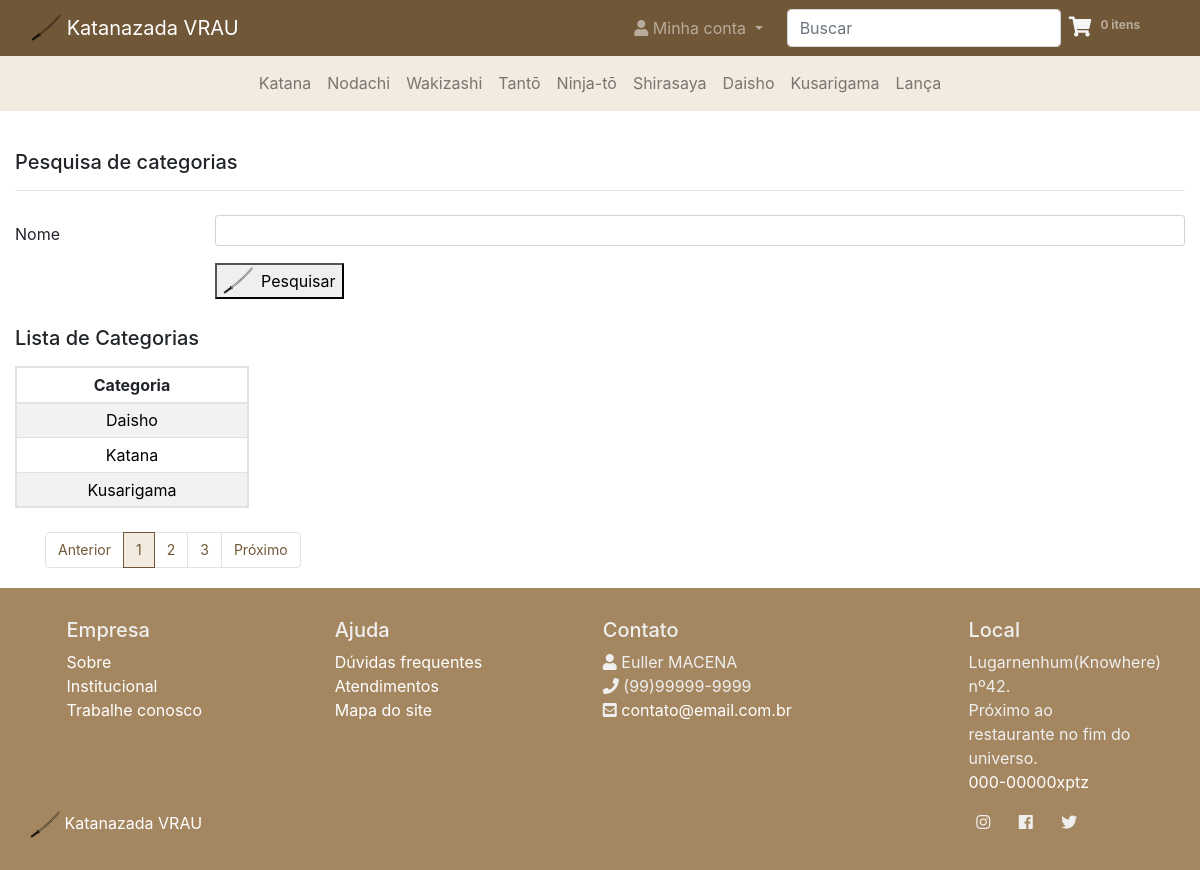
The page /categoryList/ on the database its author committed.
### category/models.py (models this page shows, shortened)
class Category(models.Model):
    name = models.CharField(max_length = 70, db_index = True, unique = True)
    slug = models.SlugField(max_length = 70)
    class Meta:
        db_table = 'category'
        ordering = ('name',)
    def __str__(self):
        return self.name

### category/views.py (the view)
# urls.py: path("categoryList/", views.categoryList, name="categoryList"),
def categoryList(request):
    form = FormSearchCategory(request.GET)
    if(form.is_valid()):
        name = form.cleaned_data['name']
        categoryList = Category.objects.filter(name__icontains=name).order_by('name')
        paginator = Paginator(categoryList, 3)
        page = request.GET.get('page')
        page_obj = paginator.get_page(page)
        print(categoryList)
        print(page_obj)
        return render(request, 'category/categorySearch.html', {'categorys': page_obj, 'form': form, 'name': name})
    else:
        raise ValueError("Ocorreu um erro inesperado ao tentar recuperar um produto.")

### category/forms.py
class FormSearchCategory(forms.Form):
    name = forms.CharField(
        widget = forms.TextInput(attrs={'class': 'form-control form-control-sm', 'maxlength': '70'}),
        required=False
    )

### cart/cart.py (called while the page is built)
    def getCartPrice(self):
        return sum(Decimal(item['totalPrice']) for item in self.cart.values())

    def getCartQty(self):
        return sum(item['qty'] for item in self.cart.values())

### cart/context_processors.py (called while the page is built)
def sumCart(request):
    cart = Cart(request)
    qty = cart.getCartQty()
    cartPrice = cart.getCartPrice()
    return { 'qty': qty, 'cartPrice': cartPrice}

### category/templates/category/categorySearch.html (shortened to what this page needs)
{% extends "base.html" %}
{% load static %}
{% block body %}
<div class="container-fluid">
    <div class="mb-4" style="padding-top: 100px;">
        <h5 class="mb-3">Pesquisa de categorias</h5>
        <hr class="mt-0">
    </div>
    <form action="" method="GET" class="mb-4">
        <div class="form-group row" style="margin-bottom: 10px;">
            <label for="id_name" class="col-lg-2 col-form-label font-weigth-bold">Nome</label>
            <div class="col-lg-10">
                {{form.name}}
            </div>
        </div>
        <div class="form-group row">
            <div class="col-lg-10 offset-lg-2">
                <button class="submit" class="btn brown-background text-white">
                    <div class="d-flex align-items-center">
                        <img width="30" height="30" src="{% static 'images/katana-logo.png' %}" class="mr-2">Pesquisar
                    </div>
                </button>
            </div>
        </div>
    </form>
    <div style="min-height: 212px">
        {% if categorys %}
        <h5 class="mb-3">Lista de Categorias</h5>
        <table style="width: 20%;" class="table table-striped table-sm table-bordered table-responsive mb-4">
            <thead>
                <tr>
                    <th class="text-center">Categoria</th>
                </tr>
            </thead>
            <tbody>
                {% for category in categorys%}
                <tr>
                    <td width="20%" class="text-center align-middle">
                        <a style="color: #000000 " href="{% url 'category:showCategory' category.id %}">
                            {{category.name}}
                        </a>
                    </td>
                </tr>
                {% endfor %}
            </tbody>
        </table>
        <div class="container" style="font-size: 14px; margin-bottom:20px">
            {% if categorys.has_other_pages %}
            <ul class="pagination">
                {% if categorys.has_previous %}
                <li class="page-item"><a class="page-link"
                        href="?page={{categorys.previous_page_number}}&name={{name}}">Anterior</a></li>
                {% else %}
                <li class="page-item disable"><a class="page-link" href="#" tabindex="-1">Anterior</a></li>
                {% endif %}
                {% for i in categorys.paginator.page_range %}
                {% if categorys.number == i %}
                <li class="page-item active"><a class="page-link" href="#">{{ i }}</a>
                </li>
                {% else %}
                <li class="page-item"><a class="page-link" href="?page={{ i }}&name={{name}}">{{ i }}</a>
                </li>
                {% endif %}
                {% endfor %}
                {% if categorys.has_next %}
                <li class='page-item'><a class='page-link'
                        href='?page={{ categorys.next_page_number }}&name={{name}}'>Próximo</a></li>
                {% else %}
                <li class='page-item disable'><a class='page-link' href='#' tabindex='-1'>Próximo</a></li>
                {% endif %}
            </ul>
            {% endif %}
        </div>
        {% endif %}
    </div>
</div>
{% endblock %}

### static/css/styles.css (style rules this page uses)
.pagination>li>a { background-color: white; color: #705737; }
.pagination>.active>a, .pagination>.active>a:focus, .pagination>.active>span, .pagination>.active>span:focus { color: #705737 !important; background-color: #f3eae0 !important; border: solid 1px #705737 !important; }
body, html { height: 100%; }
.barra { overflow: scroll; }

### rows shown on the page
Category: name "Daisho"
Category: name "Katana"
Category: name "Kusarigama"

### other values the page prints
{{ qty }} "0"
{{ i }} "1"
{{ i }} "2" "3"
